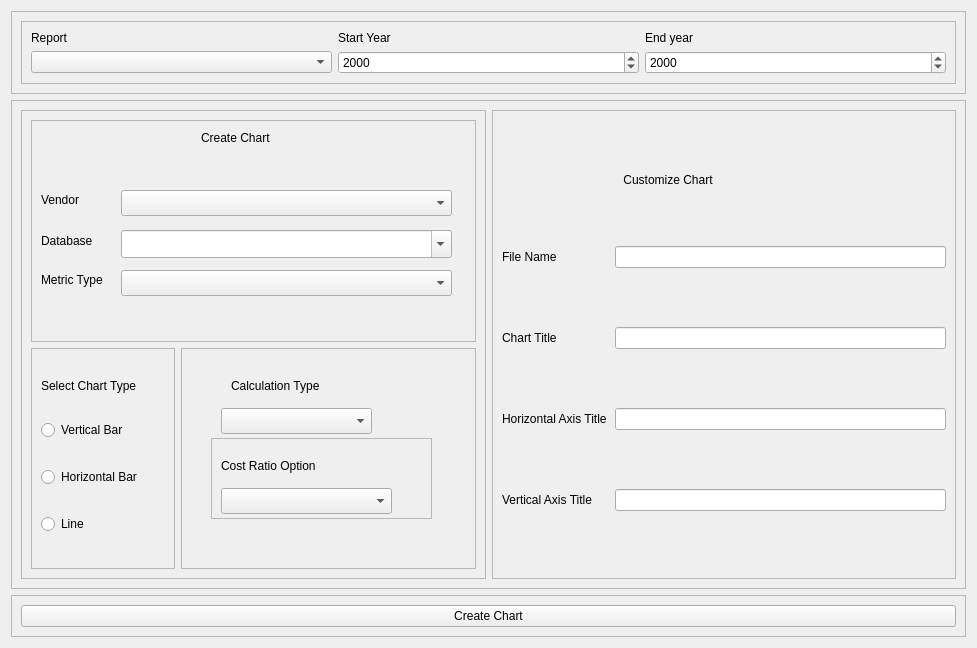
<?xml version="1.0" encoding="UTF-8"?>
<ui version="4.0">
 <class>visual_tab</class>
 <widget class="QWidget" name="visual_tab">
  <property name="geometry">
   <rect>
    <x>0</x>
    <y>0</y>
    <width>977</width>
    <height>648</height>
   </rect>
  </property>
  <property name="windowTitle">
   <string>Visual</string>
  </property>
  <property name="windowIcon">
   <iconset resource="../Resources.qrc">
    <normaloff>:/ui/resources/tab_icons/visual_icon.png</normaloff>:/ui/resources/tab_icons/visual_icon.png</iconset>
  </property>
  <layout class="QVBoxLayout" name="verticalLayout">
   <item>
    <widget class="QFrame" name="search_parameters_frame_2">
     <property name="sizePolicy">
      <sizepolicy hsizetype="Preferred" vsizetype="Fixed">
       <horstretch>0</horstretch>
       <verstretch>0</verstretch>
      </sizepolicy>
     </property>
     <property name="frameShape">
      <enum>QFrame::StyledPanel</enum>
     </property>
     <property name="frameShadow">
      <enum>QFrame::Raised</enum>
     </property>
     <layout class="QVBoxLayout" name="verticalLayout_22">
      <item>
       <widget class="QFrame" name="search_initial_parameters_frame_2">
        <property name="sizePolicy">
         <sizepolicy hsizetype="Expanding" vsizetype="Preferred">
          <horstretch>0</horstretch>
          <verstretch>0</verstretch>
         </sizepolicy>
        </property>
        <property name="frameShape">
         <enum>QFrame::StyledPanel</enum>
        </property>
        <property name="frameShadow">
         <enum>QFrame::Raised</enum>
        </property>
        <layout class="QGridLayout" name="gridLayout_6">
         <item row="0" column="1">
          <widget class="QLabel" name="search_start_year_parameter_label_2">
           <property name="text">
            <string>Start Year</string>
           </property>
          </widget>
         </item>
         <item row="0" column="0">
          <widget class="QLabel" name="search_report_parameter_label_2">
           <property name="text">
            <string>Report</string>
           </property>
          </widget>
         </item>
         <item row="0" column="2">
          <widget class="QLabel" name="search_end_year_parameter_label_2">
           <property name="text">
            <string>End year</string>
           </property>
          </widget>
         </item>
         <item row="1" column="0" rowspan="2">
          <widget class="QComboBox" name="search_report_parameter_combobox_2"/>
         </item>
         <item row="1" column="1" rowspan="2">
          <widget class="QDateEdit" name="search_start_year_parameter_dateedit_2">
           <property name="displayFormat">
            <string>yyyy</string>
           </property>
          </widget>
         </item>
         <item row="1" column="2" rowspan="2">
          <widget class="QDateEdit" name="search_end_year_parameter_dateedit_2">
           <property name="currentSection">
            <enum>QDateTimeEdit::YearSection</enum>
           </property>
           <property name="displayFormat">
            <string>yyyy</string>
           </property>
          </widget>
         </item>
        </layout>
       </widget>
      </item>
     </layout>
    </widget>
   </item>
   <item>
    <widget class="QFrame" name="frame_14">
     <property name="frameShape">
      <enum>QFrame::StyledPanel</enum>
     </property>
     <property name="frameShadow">
      <enum>QFrame::Raised</enum>
     </property>
     <layout class="QHBoxLayout" name="horizontalLayout_14">
      <item>
       <widget class="QFrame" name="frame_15">
        <property name="sizePolicy">
         <sizepolicy hsizetype="Expanding" vsizetype="Preferred">
          <horstretch>0</horstretch>
          <verstretch>0</verstretch>
         </sizepolicy>
        </property>
        <property name="frameShape">
         <enum>QFrame::StyledPanel</enum>
        </property>
        <property name="frameShadow">
         <enum>QFrame::Raised</enum>
        </property>
        <layout class="QGridLayout" name="gridLayout_13">
         <item row="3" column="0">
          <widget class="QFrame" name="frame_18">
           <property name="enabled">
            <bool>true</bool>
           </property>
           <property name="sizePolicy">
            <sizepolicy hsizetype="Preferred" vsizetype="Preferred">
             <horstretch>0</horstretch>
             <verstretch>0</verstretch>
            </sizepolicy>
           </property>
           <property name="frameShape">
            <enum>QFrame::StyledPanel</enum>
           </property>
           <property name="frameShadow">
            <enum>QFrame::Raised</enum>
           </property>
           <layout class="QVBoxLayout" name="verticalLayout_28">
            <item>
             <widget class="QLabel" name="label_45">
              <property name="sizePolicy">
               <sizepolicy hsizetype="Preferred" vsizetype="Fixed">
                <horstretch>0</horstretch>
                <verstretch>0</verstretch>
               </sizepolicy>
              </property>
              <property name="font">
               <font>
                <family>Arial</family>
               </font>
              </property>
              <property name="text">
               <string>Select Chart Type</string>
              </property>
              <property name="textFormat">
               <enum>Qt::AutoText</enum>
              </property>
             </widget>
            </item>
            <item>
             <widget class="QRadioButton" name="radioButton_3">
              <property name="text">
               <string>Vertical Bar</string>
              </property>
             </widget>
            </item>
            <item>
             <widget class="QRadioButton" name="radioButton">
              <property name="text">
               <string>Horizontal Bar</string>
              </property>
             </widget>
            </item>
            <item>
             <widget class="QRadioButton" name="radioButton_4">
              <property name="text">
               <string>Line</string>
              </property>
             </widget>
            </item>
           </layout>
          </widget>
         </item>
         <item row="3" column="1" colspan="2">
          <widget class="QFrame" name="frame_options">
           <property name="frameShape">
            <enum>QFrame::StyledPanel</enum>
           </property>
           <property name="frameShadow">
            <enum>QFrame::Raised</enum>
           </property>
           <widget class="QLabel" name="label_46">
            <property name="geometry">
             <rect>
              <x>50</x>
              <y>30</y>
              <width>183</width>
              <height>15</height>
             </rect>
            </property>
            <property name="sizePolicy">
             <sizepolicy hsizetype="Preferred" vsizetype="Fixed">
              <horstretch>0</horstretch>
              <verstretch>0</verstretch>
             </sizepolicy>
            </property>
            <property name="font">
             <font>
              <family>Arial</family>
             </font>
            </property>
            <property name="text">
             <string>Calculation Type</string>
            </property>
            <property name="textFormat">
             <enum>Qt::AutoText</enum>
            </property>
           </widget>
           <widget class="QFrame" name="edit_cost_ratio_frame">
            <property name="enabled">
             <bool>true</bool>
            </property>
            <property name="geometry">
             <rect>
              <x>30</x>
              <y>90</y>
              <width>221</width>
              <height>81</height>
             </rect>
            </property>
            <property name="frameShape">
             <enum>QFrame::StyledPanel</enum>
            </property>
            <property name="frameShadow">
             <enum>QFrame::Raised</enum>
            </property>
            <widget class="QComboBox" name="cost_ratio_option_combobox">
             <property name="geometry">
              <rect>
               <x>10</x>
               <y>50</y>
               <width>171</width>
               <height>26</height>
              </rect>
             </property>
            </widget>
            <widget class="QLabel" name="label_47">
             <property name="geometry">
              <rect>
               <x>10</x>
               <y>20</y>
               <width>183</width>
               <height>15</height>
              </rect>
             </property>
             <property name="sizePolicy">
              <sizepolicy hsizetype="Preferred" vsizetype="Fixed">
               <horstretch>0</horstretch>
               <verstretch>0</verstretch>
              </sizepolicy>
             </property>
             <property name="font">
              <font>
               <family>Arial</family>
              </font>
             </property>
             <property name="text">
              <string>Cost Ratio Option</string>
             </property>
             <property name="textFormat">
              <enum>Qt::AutoText</enum>
             </property>
            </widget>
           </widget>
           <widget class="QComboBox" name="calculation_type_combobox">
            <property name="geometry">
             <rect>
              <x>40</x>
              <y>60</y>
              <width>151</width>
              <height>26</height>
             </rect>
            </property>
           </widget>
          </widget>
         </item>
         <item row="1" column="0" colspan="3">
          <widget class="QFrame" name="frame_2">
           <property name="frameShape">
            <enum>QFrame::StyledPanel</enum>
           </property>
           <property name="frameShadow">
            <enum>QFrame::Raised</enum>
           </property>
           <widget class="QLabel" name="visual_name_label">
            <property name="geometry">
             <rect>
              <x>10</x>
              <y>110</y>
              <width>97</width>
              <height>21</height>
             </rect>
            </property>
            <property name="text">
             <string>Database</string>
            </property>
           </widget>
           <widget class="QLabel" name="visual_metric_parameter_label">
            <property name="geometry">
             <rect>
              <x>10</x>
              <y>150</y>
              <width>213</width>
              <height>20</height>
             </rect>
            </property>
            <property name="text">
             <string>Metric Type </string>
            </property>
           </widget>
           <widget class="QComboBox" name="metric_Type_comboBox">
            <property name="geometry">
             <rect>
              <x>90</x>
              <y>150</y>
              <width>331</width>
              <height>26</height>
             </rect>
            </property>
           </widget>
           <widget class="QLabel" name="label">
            <property name="geometry">
             <rect>
              <x>170</x>
              <y>0</y>
              <width>212</width>
              <height>35</height>
             </rect>
            </property>
            <property name="text">
             <string>Create Chart</string>
            </property>
           </widget>
           <widget class="QLabel" name="visual_vendor_parameter_label">
            <property name="geometry">
             <rect>
              <x>10</x>
              <y>70</y>
              <width>44</width>
              <height>20</height>
             </rect>
            </property>
            <property name="text">
             <string>Vendor</string>
            </property>
           </widget>
           <widget class="QComboBox" name="visual_vendor_parameter_combobox">
            <property name="geometry">
             <rect>
              <x>90</x>
              <y>70</y>
              <width>331</width>
              <height>26</height>
             </rect>
            </property>
           </widget>
           <widget class="QComboBox" name="visual_name_parameter_combobox">
            <property name="geometry">
             <rect>
              <x>90</x>
              <y>110</y>
              <width>331</width>
              <height>28</height>
             </rect>
            </property>
            <property name="editable">
             <bool>true</bool>
            </property>
           </widget>
          </widget>
         </item>
        </layout>
       </widget>
      </item>
      <item>
       <widget class="QFrame" name="frame_16">
        <property name="sizePolicy">
         <sizepolicy hsizetype="Expanding" vsizetype="Preferred">
          <horstretch>0</horstretch>
          <verstretch>0</verstretch>
         </sizepolicy>
        </property>
        <property name="frameShape">
         <enum>QFrame::StyledPanel</enum>
        </property>
        <property name="frameShadow">
         <enum>QFrame::Raised</enum>
        </property>
        <layout class="QGridLayout" name="gridLayout_14">
         <item row="4" column="0">
          <widget class="QLabel" name="label_36">
           <property name="text">
            <string>Chart Title</string>
           </property>
          </widget>
         </item>
         <item row="6" column="0">
          <widget class="QLabel" name="label_44">
           <property name="text">
            <string>Vertical Axis Title</string>
           </property>
          </widget>
         </item>
         <item row="5" column="0">
          <widget class="QLabel" name="label_43">
           <property name="text">
            <string>Horizontal Axis Title</string>
           </property>
          </widget>
         </item>
         <item row="1" column="1">
          <widget class="QLabel" name="label_42">
           <property name="sizePolicy">
            <sizepolicy hsizetype="Preferred" vsizetype="Fixed">
             <horstretch>0</horstretch>
             <verstretch>0</verstretch>
            </sizepolicy>
           </property>
           <property name="text">
            <string>Customize Chart</string>
           </property>
           <property name="alignment">
            <set>Qt::AlignCenter</set>
           </property>
          </widget>
         </item>
         <item row="3" column="0">
          <widget class="QLabel" name="label_16">
           <property name="text">
            <string>File Name</string>
           </property>
          </widget>
         </item>
         <item row="3" column="1" colspan="3">
          <widget class="QLineEdit" name="file_name_lineEdit">
           <property name="enabled">
            <bool>true</bool>
           </property>
          </widget>
         </item>
         <item row="4" column="1" colspan="3">
          <widget class="QLineEdit" name="chart_title_lineEdit"/>
         </item>
         <item row="5" column="1" colspan="3">
          <widget class="QLineEdit" name="horizontal_axis_lineEdit"/>
         </item>
         <item row="6" column="1" colspan="3">
          <widget class="QLineEdit" name="vertical_axis_lineEdit"/>
         </item>
        </layout>
       </widget>
      </item>
     </layout>
    </widget>
   </item>
   <item>
    <widget class="QFrame" name="search_control_frame_2">
     <property name="sizePolicy">
      <sizepolicy hsizetype="Preferred" vsizetype="Fixed">
       <horstretch>0</horstretch>
       <verstretch>0</verstretch>
      </sizepolicy>
     </property>
     <property name="frameShape">
      <enum>QFrame::StyledPanel</enum>
     </property>
     <property name="frameShadow">
      <enum>QFrame::Raised</enum>
     </property>
     <layout class="QGridLayout" name="gridLayout_12">
      <item row="2" column="1" colspan="2">
       <widget class="QPushButton" name="create_chart_button">
        <property name="text">
         <string>Create Chart</string>
        </property>
       </widget>
      </item>
     </layout>
    </widget>
   </item>
  </layout>
 </widget>
 <resources>
  <include location="../Resources.qrc"/>
 </resources>
 <connections/>
</ui>
